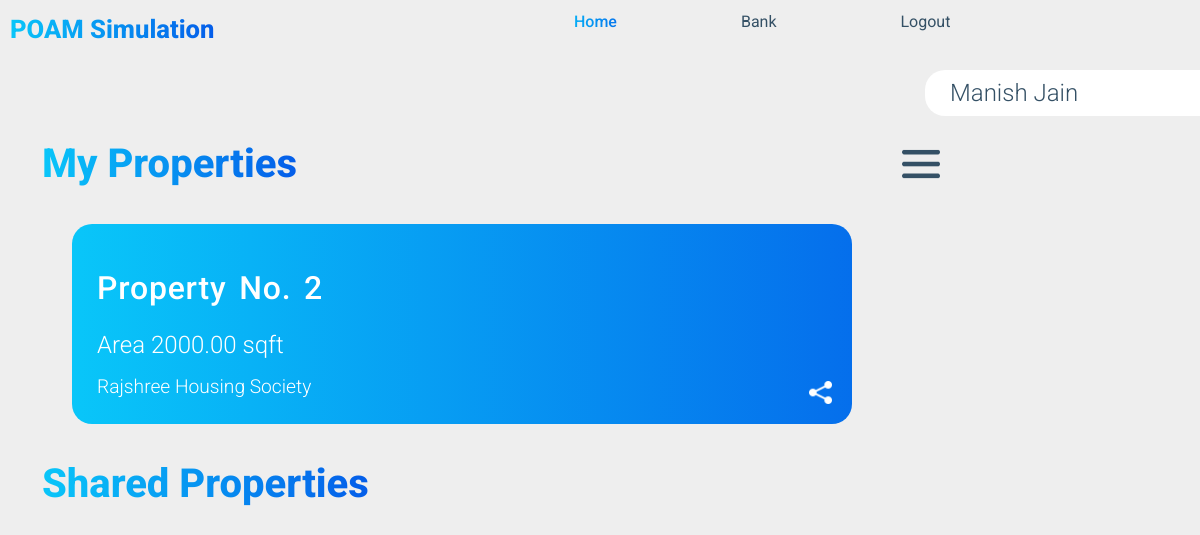
The app's page /home/838427959970 (signed in), older data.
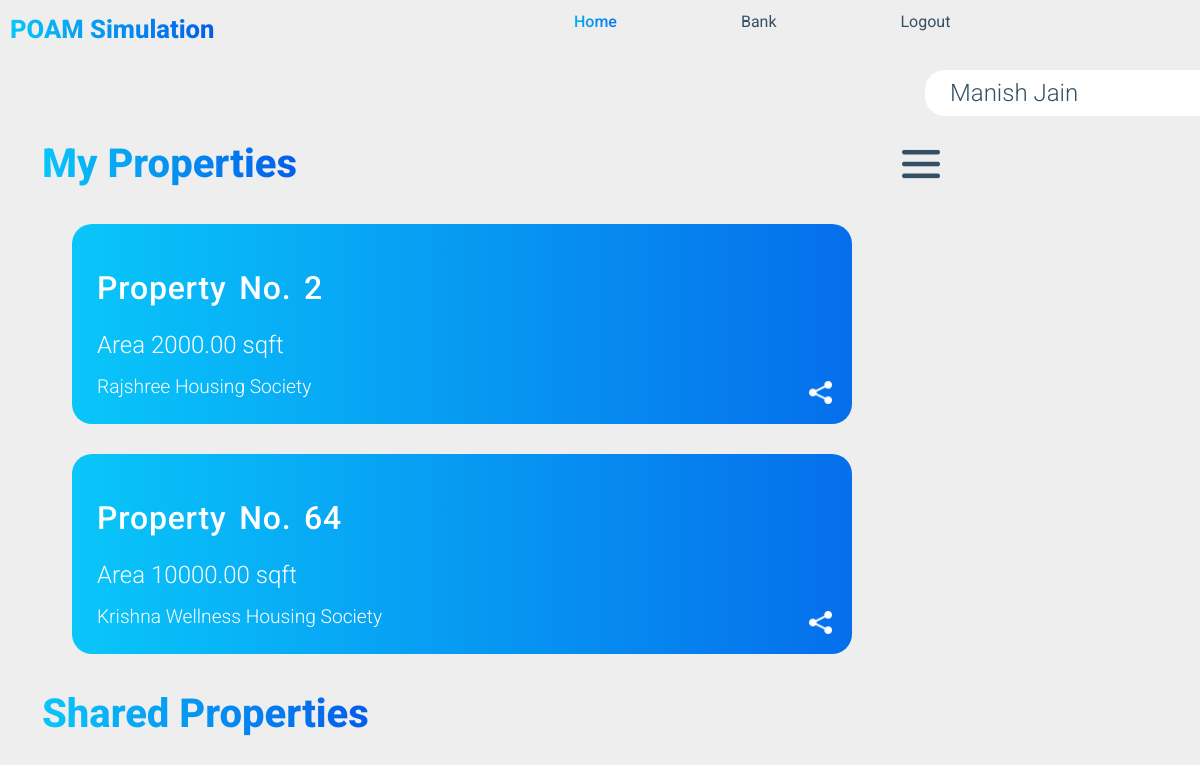
The same page, newer data.
### Aadhar_DB/models.py (models this page shows, shortened)
class aadhar(models.Model):
    MALE = 'M'
    FEMALE = 'F'
    OTHERS = 'OTH'
    gender = [
        (MALE, 'Male'),
        (FEMALE, 'Female'),
        (OTHERS, 'Others'),
    ]
    first_name=models.CharField(max_length=30)
    middle_name=models.CharField(max_length=30)
    last_name=models.CharField(max_length=30)
    dob = models.DateField()
    gender = models.CharField(choices=gender,default=OTHERS,max_length=3)
    aadhar_no = models.BigIntegerField()
    address = models.TextField()
    photo = models.ImageField(upload_to ='uploads/',null=True)

### MuncipalCorporation_DB/models.py (models this page shows, shortened)
class Plot(models.Model):
    SQFT = 'sqft'
    ACRE = 'AC'
    units = [
        (SQFT, 'Square.ft'),
        (ACRE, 'Acre'),
    ]
    owner = models.ForeignKey(Person,on_delete=models.CASCADE,related_name="plot_owner",default=None)
    number = models.IntegerField()
    area = models.DecimalField(max_digits=10, decimal_places=2)
    length= models.DecimalField(max_digits=10, decimal_places=2)
    width= models.DecimalField(max_digits=10, decimal_places=2)
    unit = models.CharField(choices=units,default=SQFT,max_length=4)
    society_name= models.CharField(max_length=100)
    society_rera_no = models.IntegerField()
    plot_address = models.CharField(max_length=200)
    north = models.CharField(max_length=30)
    south = models.CharField(max_length=30)
    east = models.CharField(max_length=30)
    west = models.CharField(max_length=30)

### POAM_portal/views.py (the view)
# urls.py: path("home/<str:user>", views.home_view, name="home"),
@login_required(login_url="login")
def home_view(request, user):
    message = f"Hello {user}! You have been logged in"
    try:
        user_details = get_aadhar(user)
        return render(
            request,
            "POAM_portal/home.html",
            {
                "person": user_details.aadhar_details,
                "plots": get_plot(user),
            },
        )
    except:
        return HttpResponseRedirect(reverse("status", kwargs={"status": 0}))

### POAM_portal/utils.py (called while the page is built)
def get_person_info(aadhar_info):
    return Person.objects.get(aadhar_details=aadhar_info)

def get_aadhar_info(aadhar_no):
    return aadhar.objects.get(aadhar_no=aadhar_no)

def get_aadhar(aadhar_no):
    aadhar_info = get_aadhar_info(aadhar_no)
    person_info = get_person_info(aadhar_info)
    return person_info

def get_plot(aadhar_card):
    aadhar_info = get_aadhar_info(aadhar_card)
    person_info = get_person_info(aadhar_info)
    plot = Plot.objects.filter(owner=person_info)
    return plot

### POAM_portal/templates/POAM_portal/home.html (shortened to what this page needs)
{% extends "POAM_portal/layout.html" %}
{% load static %}
{% block body %}
{% if user.is_authenticated %}
<div class="container-fluid">
    <div class="container">
        <div class="home-greetings">{{person.first_name}} {{person.last_name}}
        </div>
        <div class="home-options">
            <span class="home-heading">My Properties</span>
            <span><a href="{% url 'bank' %}"><img src="../../static/POAM_portal/images/menu.png" alt=""
                        id="options"></a></span>
        </div>
        <div class="property-cards">
            {% for plot in plots %}
            <div class="container plot-container">
                <div class="plot-heading">Property No. {{plot.number}}</div>
                <div class="plot-area">Area {{plot.area}} {{plot.unit}}</div>
                <div class="plot-societyname">{{plot.society_name}}</div>
                <span>
                    <a href="#"><img src="../../static/POAM_portal/images/share.png" alt="share" class="plot-share"></a>
                </span>
            </div>
            {% endfor %}
        </div>
        <span class="home-heading">Shared Properties</span>
    </div>
</div>
{% endif %}
{% endblock %}

### POAM_portal/templates/POAM_portal/layout.html (shortened to what this page needs)
{% load static %}
<!DOCTYPE html>
<html lang="en">
<head>
    <link href="https://cdn.jsdelivr.net/npm/bootstrap@5.3.0-alpha2/dist/css/bootstrap.min.css" rel="stylesheet"
>
    <link rel="stylesheet" href="../../static/POAM_portal/layout.css">
</head>
<body>
    {% if user.is_authenticated %}
    {% block header %}
    <header>
        <span id="nav-logo">
            POAM Simulation
        </span>
        <nav>
            <ul class="nav-options">
                <li><a href="{% url 'home' user %}">Home</a></li>
                <li><a href="{% url 'bank' %}">Bank</a></li>
                <li><a href="{% url 'logout' %}">logout</a></li>
            </ul>
        </nav>
    </header>
    {% endblock %}
    {% endif %}
    {% block body %}
    {% endblock %}
</body>
</html>

### POAM_portal/static/POAM_portal/layout.css (style rules this page uses)
* { margin:0px; padding: 0px; font-family: 'Roboto', sans-serif; }
header { width: 100vw; height: 8vh; background-color: var(--background); padding: 10px; }
#nav-logo { background: linear-gradient(to right, var(--light),var(--dark)); -webkit-background-clip: text; -webkit-text-fill-color: transparent; font-size: 1.6rem; font-weight: 800; float: left; }
.nav-options { float: right; width: 60%; }
.nav-options li { display: inline-block; margin: 0px 40px; }
.nav-options li a { padding: 20px; color: var(--nav-text); text-decoration: none; font-weight: 400; text-transform: capitalize; }
#activated { background: linear-gradient(to right, var(--light),var(--dark)); -webkit-background-clip: text; -webkit-text-fill-color: transparent; font-weight: 500; }
.home-heading { background: linear-gradient(to right, var(--light),var(--dark)); -webkit-background-clip: text; -webkit-text-fill-color: transparent; font-size: 2.5rem; font-weight: 800; }
.home-options { display: flex; flex-direction: row; flex-wrap: nowrap; align-items: center; justify-content: space-between; margin: 70px 0px 30px 0px; }
.home-greetings { font-size: 1.5rem; font-weight: 300; margin: 20px 0px 0px 0px; color: var(--nav-text); position: absolute; right: 0px; top: 50px; width: 275px; padding: 5px 0px 5px 25px; border-radius: 20px 0px 0px 20px; background-color: #fff; }
#options { width: 15%; }
.plot-container { padding: 0px !important; width: 65vw; height: 25vh; margin:10px 0px 30px 30px !important; border-radius: 20px; font-family: ; position: relative; font-family: 'Roboto', sans-serif; color: var(--white); background: linear-gradient(to right, var(--light),var(--dark)120%); }
.plot-heading { font-weight: 500; font-size: 2rem; margin: 20px 0px 10px 25px; padding: 40px 0px 5px 0px; word-spacing: 4px; letter-spacing: .8px; }
.plot-area { margin-left: 25px; font-weight: 300; font-size: 1.5rem; margin-bottom: 10px; }
.plot-societyname { margin-left: 25px; font-weight: 300; font-size: 1.2rem; text-transform: capitalize; }
.plot-share { position: absolute; right: 20px; bottom: 20px; width: 3%; }

### POAM_portal/static/POAM_portal/style.css (style rules this page uses)
:root { --light:#09C6F9; --dark:#045DE9; --btn-regular:#233645; --white:#fff; --background:#eee; --nav-text : #345065; }
* { margin:0px; padding: 0px; font-family: 'Roboto', sans-serif; }
body { background-color: var(--background); overflow: hidden; }
.container-fluid { width: 100vw; height: 100vh; }

Row changes from the older to the newer data that the page shows:
added Plot: number "64", area "10000.00", unit "sqft", society_name "Krishna Wellness Housing Society"
